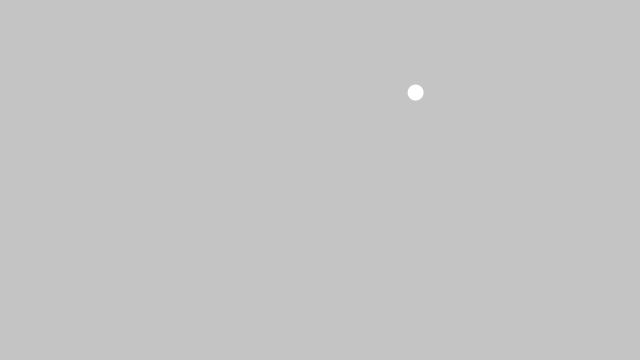
Frame 1 (no input)
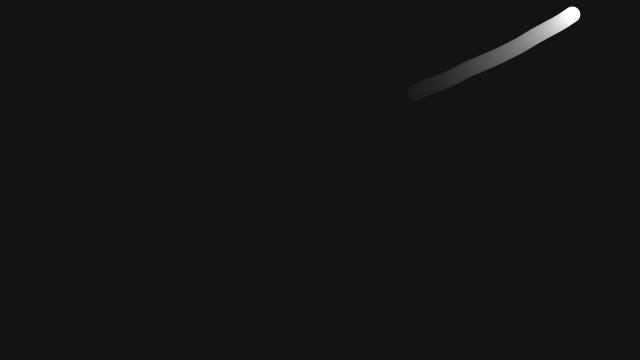
Frame 60 (the mouse pressed at the canvas centre just before this capture)
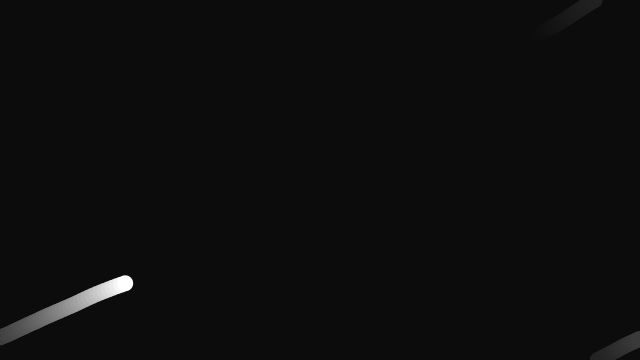
Frame 120 (the mouse held since frame 60 and released just before this capture)

The Processing sketch that drew these frames (run headless with seeded random() and noise(); from frame 60 on, the mouse is pressed at the canvas centre):

// Processing sketch: vector_study01
// ── vector_study01.pde
Mover mover;
 
void setup() {
  size(640,360);
  mover = new Mover();
}
 
void draw() {
  fill(color(0,0,0,10));
  noStroke();
  rect(0,0,width,height);
  mover.update();
  mover.checkEdges();
  mover.display();
}
 

// ── Mover.pde
class Mover 
{
  PVector location;
  PVector velocity;
  PVector acceleration;
 
  Mover() 
  {
    location = new PVector(random(width),random(height));
    velocity = new PVector(random(-2,2),random(-2,2));
    acceleration = new PVector(0,0.01);
  }
 
  void update() 
  {
    acceleration= PVector.random2D();
    acceleration = acceleration.mult(0.1);  
    velocity.add(acceleration);
    location.add(velocity);
  }
 
  void display() 
  {
    noStroke();
    fill(255);
    ellipse(location.x,location.y,16,16);
  }
 
  void checkEdges() 
  {
    if(location.x > width) 
    {
      location.x = 0;
    } 
    else if(location.x < 0) 
    {
      location.x = width;
    }
 
    if(location.y > height) 
    {
      location.y = 0;
    } 
    else if(location.y < 0) 
    {
      location.y = height;
    }
  }
}
